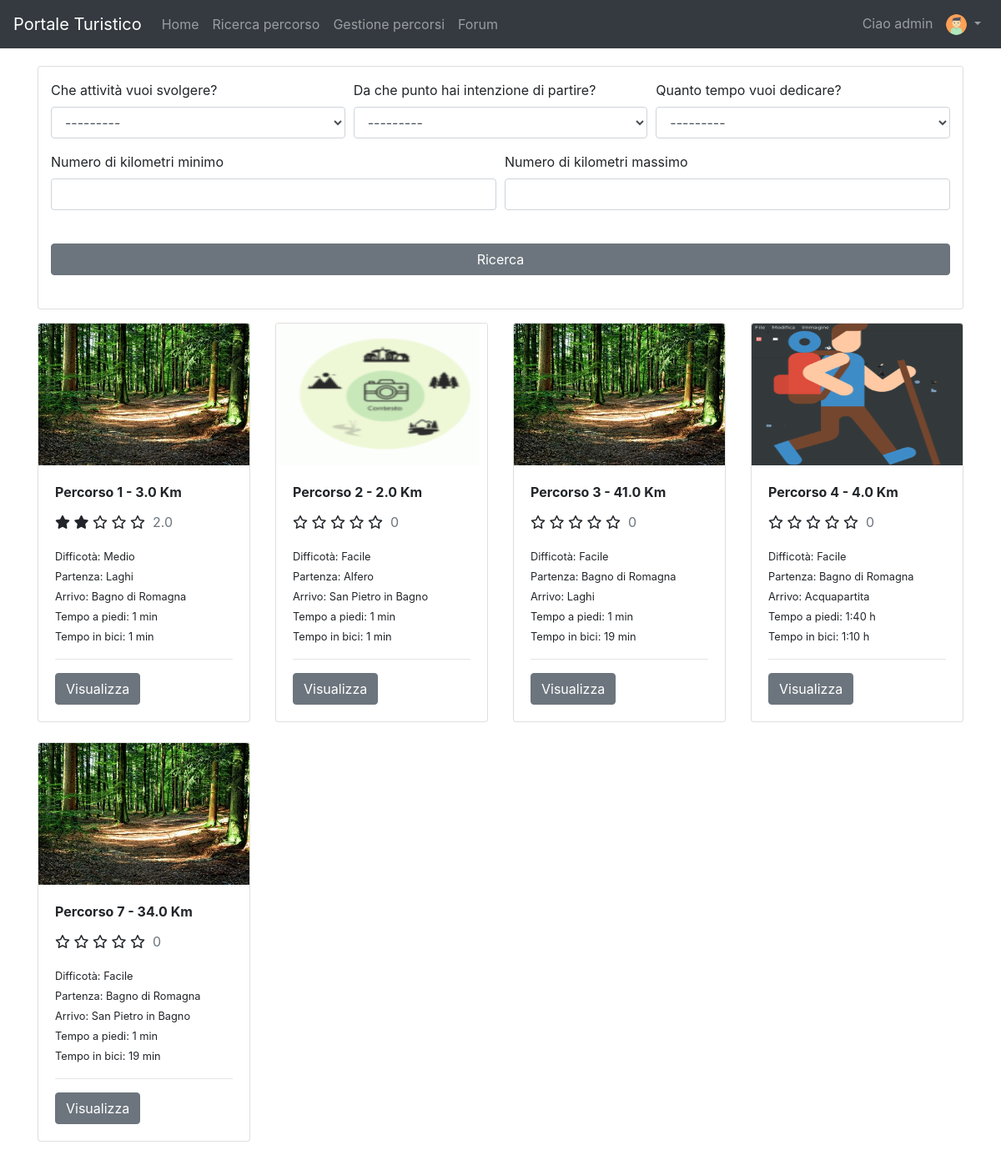
/path/search/ (signed in), run on an earlier commit of the app's database.
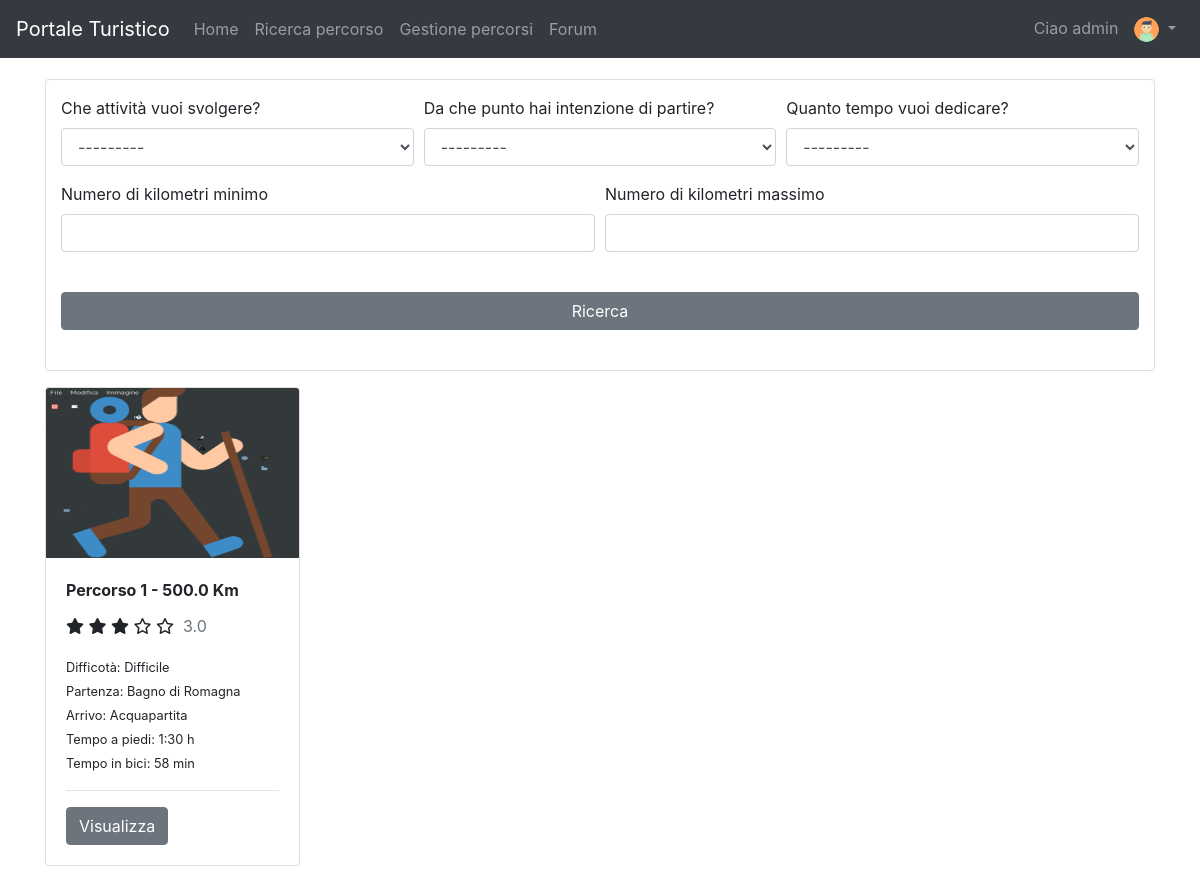
And on a later commit of the database.
### userManagement/models.py (models this page shows)
class Profile(models.Model):
    user = models.OneToOneField(User, on_delete=models.CASCADE, related_name='profile')
    avatar = models.ImageField(blank=True, default=static_avatar_path(), upload_to=user_directory_path)
    email = models.EmailField(blank=False, unique=True, default='user_{0}@default.com'.format(User.pk))

### pathManagement/models.py (models this page shows, shortened)
class Path(models.Model):
    activityChoices = (
        ('relax', 'Relax'),
        ('didattica', 'Didattica'),
        ('esplorazione', 'Esplorazione'),
        ('escursionismo', 'Escursionismo'),
    )
    locationChoices = (
        ('bagnodiromagna', 'Bagno di Romagna'),
        ('sanpietroinbagno', 'San Pietro in Bagno'),
        ('acquapartita', 'Acquapartita'),
        ('laghi', 'Laghi'),
        ('alfero', 'Alfero'),
    )
    difficultyChoices = (
        ('facile', 'Facile'),
        ('medio', 'Medio'),
        ('difficile', 'Difficile'),
    )
    contextChoices = (
        ('collinare', 'Collinare'),
        ('urbano', 'Urbano'),
        ('fluviale', 'Fluviale'),
        ('boschivo', 'Boschivo'),
        ('laghi', 'Laghi'),
    )
    transportChoices = (
        ('automobile', 'Automobile'),
        ('bicidacittà', 'Bici da città'),
        ('piedi', 'Piedi'),
        ('mountainbike', 'Mountain bike'),
    )
    audienceChoices = (
        ('famiglia', 'Famiglia'),
        ('gruppi', 'Gruppi'),
        ('coppie', 'Coppie'),
        ('mobilitàridotta', 'Mobilità ridotta'),
        ('escursionisti', 'Escursionisti'),
        ('sportivi', 'Sportivi'),
    )
    id = models.PositiveIntegerField(primary_key=True)
    activity = models.CharField(max_length=30, choices=activityChoices)
    start = models.CharField(max_length=30, choices=locationChoices)
    end = models.CharField(max_length=30, choices=locationChoices)
    gradient = models.IntegerField()
    walkTime = models.PositiveIntegerField()
    bikeTime = models.PositiveIntegerField(blank=True, default=0)
    carriageablePath = models.FloatField(blank=True, default=0, validators=[MinValueValidator(0)])
    nonCarriageablePath = models.FloatField(blank=True, default=0, validators=[MinValueValidator(0)])
    totalKilometers = models.FloatField(editable=False, blank=True, default='0')
    difficulty = MultiSelectField(choices=difficultyChoices)
    difficultyImage = models.ImageField(blank=False, upload_to=user_directory_path)
    context = MultiSelectField(choices=contextChoices)
    contextImage = models.ImageField(blank=False, upload_to=user_directory_path)
    transport = MultiSelectField(choices=transportChoices)
    transportImage = models.ImageField(blank=False, upload_to=user_directory_path)
    audience = MultiSelectField(choices=audienceChoices)
    audienceImage = models.ImageField(blank=False, upload_to=user_directory_path)
    path = models.ImageField(blank=False, upload_to=user_directory_path)
    cover = models.ImageField(blank=False, upload_to=user_directory_path)
    class Meta:
        ordering = ['id']

### pathManagement/views.py (the view)
# urls.py: path('search/', searchPath, name='searchPath'),
def searchPath(request):
    km_max = request.GET.get('km_max')
    km_min = request.GET.get('km_min')
    path_list = Path.objects.all()
    if km_max and float(km_max) <= 0:
        messages.error(request, "Valore di km massimo non accettato")
        path_list = Path.objects.none()
    if km_min and float(km_min) <= 0:
        messages.error(request, "Valore di km minimo non accettato")
        path_list = Path.objects.none()
    if km_min and km_max:
        if float(km_min) > float(km_max):
            messages.error(request, "Il kilometri minimi non possono essere maggiori dei kilometri massimi!")
            path_list = Path.objects.none()
    path_filter = PathFilter(request.GET, queryset=path_list)
    review = {}
    for path in path_filter.qs:
        review[path.pk] = 0
        val = Review.objects.filter(path=path).values('valuation')
        iteration = val.count()
        for i in val:
            review[path.pk] = review[path.pk] + i['valuation'] / iteration
    return render(request, 'searchPath.html', {'filter': path_filter, 'review': review})

### pathManagement/templates/searchPath.html (shortened to what this page needs)
{% extends 'base.html' %}
{% load crispy_forms_tags %}
{% load mathfilters %}
{% block slideshow %}
    <div class="container py-4">
        <div class="card py-3">
            <div class="col-md-12">
                <form method="get">
                    <div class="form-row">
                        <div class="form-group col-md mb-0">
                            {{ filter.form.activity|as_crispy_field }}
                        </div>
                        <div class="form-group col-md mb-0">
                            {{ filter.form.start|as_crispy_field }}
                        </div>
                        <div class="form-group col-md mb-0">
                            {{ filter.form.end_time|as_crispy_field }}
                        </div>
                    </div>
                    <div class="form-row">
                        <div class="form-group col-md mb-0">
                            {{ filter.form.km_min|as_crispy_field }}
                        </div>
                        <div class="form-group col-md mb-0">
                            {{ filter.form.km_max|as_crispy_field }}
                        </div>
                    </div>
                    <button class="btn btn-secondary btn-rounded btn-block my-4 z-depth-0" type="submit">
                        Ricerca
                    </button>
                </form>
            </div>
        </div>
        <div class="row row-cols-1 row-cols-sm-2 row-cols-md-2 row-cols-lg-3 row-cols-xl-4 py-3">
            {% for path in filter.qs %}
                <div class="col mb-4">
                    <div class="card-deck">
                        <div class="card">
                            <img class="card-img-top" src="{{ path.cover.url }}" alt="Card image cap" width="100%"
                                 height="170px">
                            <div class="card-body">
                                <p class="card-title"><b>Percorso {{ path.id }} - {{ path.totalKilometers }} Km</b></p>
                                <ul class="list-unstyled list-inline rating mb-0">
                                    <span id='stars-{{ path.id }}'></span>
                                    <li class="list-inline-item">
                                        <p class="text-muted">
                                            {% for key,value in review.items %}
                                                {% if key == path.id %}
                                                    {{ value }}
                                                {% endif %}
                                            {% endfor %}</p>
                                    </li>
                                </ul>
                                <small>Difficotà: {{ path.difficulty }}</small><br>
                                <small>Partenza: {{ path.get_start_display }}</small><br>
                                <small>Arrivo: {{ path.get_end_display }}</small><br>
                                <small>Tempo a piedi:
                                    {% if path.walkTime|intdiv:60 == 0 %}
                                        {{ path.walkTime|mod:60 }} min
                                    {% else %}
                                        {{ path.walkTime|intdiv:60 }}:{{ path.walkTime|mod:60 }} h
                                    {% endif %}
                                </small><br>
                                <small>Tempo in bici:
                                    {% if path.bikeTime|intdiv:60 == 0 %}
                                        {{ path.bikeTime|mod:60 }} min
                                    {% else %}
                                        {{ path.bikeTime|intdiv:60 }}:{{ path.bikeTime|mod:60 }} h
                                    {% endif %}
                                </small><br>
                                <hr/>
                                <a class="btn btn-secondary" type="submit" role="button"
                                   href="{% url 'detailPath' path.id %}">Visualizza
                                </a>
                            </div>
                        </div>
                    </div>
                </div>
            {% endfor %}
        </div>
    </div>
{% endblock %}

### templates/base.html (shortened to what this page needs)
{% load static %}
<!doctype html>
<html lang="en">
<head>
    <link rel="stylesheet" href="https://stackpath.bootstrapcdn.com/bootstrap/4.5.0/css/bootstrap.min.css"
>
    <link rel="stylesheet" href="https://cdnjs.cloudflare.com/ajax/libs/font-awesome/4.7.0/css/font-awesome.min.css">
    <link rel="stylesheet" href="{% static 'css/style.css' %}">
</head>
<body>
<header>
    <nav class="navbar navbar-expand-md navbar-dark fixed-top bg-dark">
        <a class="navbar-brand" href="{% url 'homepage' %}">Portale Turistico</a>
        <div class="collapse navbar-collapse" id="navbarNav">
            <ul class="navbar-nav">
                <li class="nav-item">
                    <a class="nav-link" href="{% url 'homepage' %}">Home <span class="sr-only">(current)</span></a>
                </li>
                <li class="nav-item">
                    <a class="nav-link" href="{% url 'searchPath' %}">Ricerca percorso</a>
                </li>
                {% if request.user.is_staff %}
                    <li class="nav-item">
                        <a class="nav-link" href="{% url 'showPath' %}">Gestione percorsi</a>
                    </li>
                {% endif %}
                <li class="nav-item">
                    <a class="nav-link" href="#">Forum</a>
                </li>
            </ul>
            {% if not user.is_authenticated %}
                <ul class="navbar-nav ml-auto">
                    <li class="nav-item">
                        <a class="nav-link" href="{% url 'login' %}">Accedi</a>
                    </li>
                    <li class="nav-item">
                        <a class="nav-link" href="{% url 'registration' %}">Registrati</a>
                    </li>
                </ul>
            {% else %}
                <ul class="navbar-nav ml-auto">
                    <li class="nav-link">Ciao {{ user.username }} </li>
                    <li class="nav-item dropdown">
                        <a class="nav-link dropdown-toggle" href="#" id="navbarDropdown" role="button"
                           data-toggle="dropdown" aria-haspopup="true" aria-expanded="false">
                            <img class="rounded-circle" width="25" height="25" src="{{ user.profile.avatar.url }}">
                        </a>
                    </li>
                </ul>
            {% endif %}
        </div>
    </nav>
    {% block slideshow %}{% endblock %}
</header>
<main class="py-5">
</main>
</body>
</html>

### static/css/style.css (style rules this page uses)
body { padding-top: 55px; height: 100%; position: relative; }
html, header, .view { height: 100%; }

What changed in the data, as far as the page shows it:
removed Path: cover (picture), id "2", totalKilometers "2.0", review "0", difficulty "Facile", start "Alfero", end "San Pietro in Bagno", walkTime|mod "1", bikeTime|mod "1"
removed Path: cover (picture), id "3", totalKilometers "41.0", review "0", difficulty "Facile", start "Bagno di Romagna", end "Laghi", walkTime|mod "1", bikeTime|mod "19"
removed Path: cover (picture), id "4", totalKilometers "4.0", review "0", difficulty "Facile", start "Bagno di Romagna", end "Acquapartita", walkTime "1", walkTime|mod "40", bikeTime "1", bikeTime|mod "10"
removed Path: cover (picture), id "7", totalKilometers "34.0", review "0", difficulty "Facile", start "Bagno di Romagna", end "San Pietro in Bagno", walkTime|mod "1", bikeTime|mod "19"
changed Path "Bagno di Romagna": cover: a different picture; totalKilometers "3.0" → "500.0"; difficulty "Medio" → "Difficile"; start "Laghi" → "Bagno di Romagna"; end "Bagno di Romagna" → "Acquapartita"; walkTime (not shown) → "1"; bikeTime|mod "1" → "58"; walkTime|mod "1" → "30"; walkTime "min" → ": h"
Also different on the page:
new list line: "3.0"
list line gone: "2.0"
